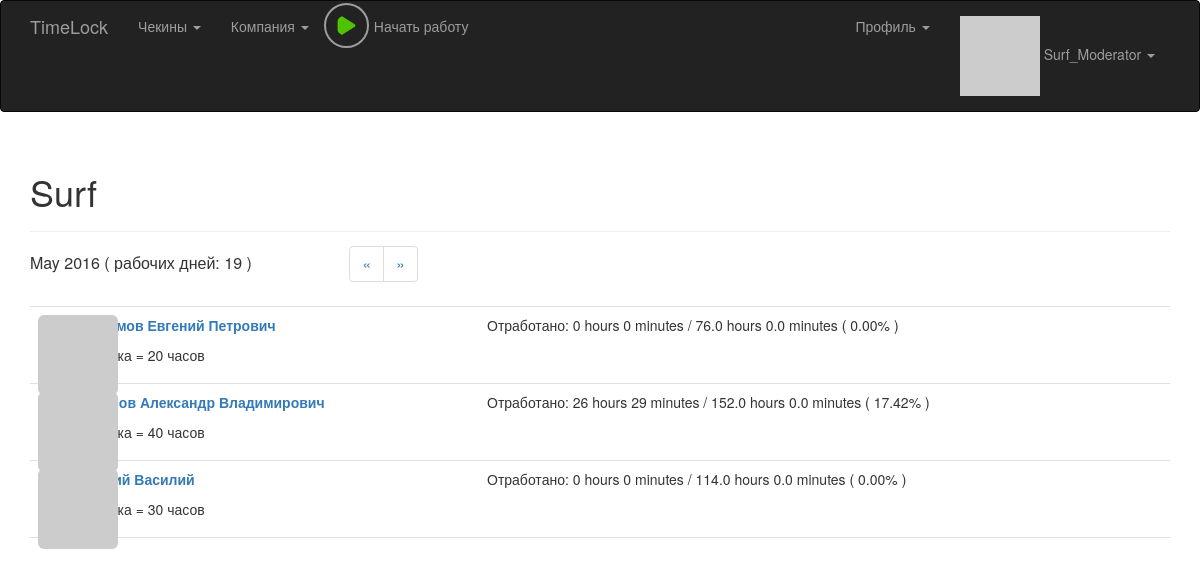
Screenshot of /work_time_in_percent (signed in) with the database file from the repository.
### app/model.py (models this page shows, shortened)
class User(UserMixin, db.Model):
    __tablename__ = 'users'
    id = db.Column(db.Integer, primary_key = True)
    email = db.Column(db.String(64), unique = True, index = True)
    username = db.Column(db.String(64), unique = True, index = True)
    password_hash = db.Column(db.String(128))
    confirmed = db.Column(db.Boolean, default = False)
    nfc_label = db.Column(db.String(64), unique = True, index = True)
    first_name = db.Column(db.String(64))
    middle_name = db.Column(db.String(64))
    last_name = db.Column(db.String(64))
    member_since = db.Column(db.DateTime(), default = datetime.utcnow)
    last_seen = db.Column(db.DateTime(), default = datetime.utcnow)
    avatar_hash = db.Column(db.String(32))
    rate = db.Column(db.Integer, default = 40)
    role_id = db.Column(db.Integer, db.ForeignKey('roles.id'))
    company_id = db.Column(db.Integer, db.ForeignKey('companies.id'))
    checkins = db.relationship('Checkin', backref = 'user', lazy = 'dynamic')
    timeCaches = db.relationship('TimeCache', backref = 'user', lazy = 'dynamic')
    posts = db.relationship('Post', backref = 'author', lazy = 'dynamic')
    notes = db.relationship('Note', backref = 'author', lazy = 'dynamic')
    @property
    def password(self):
        raise AttributeError('password is not a readable attribute')
    def can(self, permissions):
        return self.role is not None and (self.role.permissions & permissions) == permissions
    def is_administrator(self):
        return self.can(Permission.ADMINISTER)
    def is_moderator(self):
        return self.can(Permission.MODERATOR)
    def ping(self):
        self.last_seen = datetime.utcnow()
        db.session.add(self)
    def gravatar(self, size = 100, default = 'retro', rating ='g'):
        if request.is_secure:
            url = 'https://secure.gravatar.com/avatar'
        else:
            url = 'http://www.gravatar.com/avatar'
        hash = self.avatar_hash or hashlib.md5(self.email.encode('utf-8')).hexdigest()
        return '{url}/{hash}?s={size}&d={default}&r={rating}'.format(url = url, hash = hash, size = size, default = default, rating = rating)

class Company(db.Model):
    __tablename__ = 'companies'
    id = db.Column(db.Integer, primary_key = True)
    company_name = db.Column(db.String(64), unique = True, index = True)
    users = db.relationship('User', backref = 'company', lazy = 'dynamic')

### app/main/views.py (the view)
@main.route('/work_time_in_percent', methods = ['GET'])
@admin_moderator_required
def work_time_in_percent():
	page = request.args.get('page', 1, type = int)
	company = current_user.company;
	current_day = datetime.now().date()
	first_day = TimeCache.get_first_day(current_day, 0, -page + 1)
	time_dict = {}
	for user in company.users:
		time_dict[user.id] = []
		minutes = get_user_work_time_for_month_page(user.id, page)
		time_dict[user.id].append(format_full_time_string_from_minutes(minutes))
		minutes_in_day = float(user.rate) / 5 * 60
		work_day = work_days_count(first_day.year, first_day.month)
		full_minutes = work_day * minutes_in_day
		percent = float(minutes) / full_minutes * 100
		time_dict[user.id].append("{:.2f}%".format(percent))
		time_dict[user.id].append(format_full_time_string_from_minutes(full_minutes))
	month_title = first_day.strftime("%B %Y")
	work_days = work_days_count(first_day.year, first_day.month)
	return render_template('employees_and_work_in_percent.html', company = company, pagination_url = "work_time_in_percent?page=", page = page,
		time_dict = time_dict, month_title = month_title, work_days = work_days)

### app/auth/views.py (called while the page is built)
@auth.before_app_request
def before_request():
    if current_user.is_authenticated:
        current_user.ping()

### app/checkin/__init__.py (called while the page is built)
@checkin.app_context_processor
def inject_permissions():
    return dict(Permission = Permission)

### app/main/__init__.py (called while the page is built)
@main.app_context_processor
def inject_permissions():
    return dict(Permission = Permission)

### app/model.py (called while the page is built)
@login_manager.user_loader
def load_user(user_id):
    return User.query.get(int(user_id))

    @staticmethod
    def get_work_time_for_checkins(checkins):
        i = 0
        delta = 0
        while (i < checkins.count() - 1):
            first_checkin = checkins[i]
            second_checkin = checkins[i + 1]
            delta += (second_checkin.time - first_checkin.time).seconds // 60
            i +=2
        return delta

    @staticmethod
    def get_first_day(dt, d_years = 0, d_months = 0):
        y, m = dt.year + d_years, dt.month + d_months
        a, m = divmod(m - 1, 12)
        return date(y + a, m + 1, 1)

    @staticmethod
    def get_last_day(dt):
        return TimeCache.get_first_day(dt, 0, 1) + timedelta(-1)

### app/production_calendar.py (called while the page is built)
def work_days_count(year, month):
	count = 0.001
	if year == 2016:
		return prod_calendar_dict_2016[month]
	return count

### app/timelock_utils.py (called while the page is built)
def render_template(tmpl_name, **kwargs):
	checkin = get_last_checkin_in_current_day()
	current_work_time = None
	if checkin is not None:
		hours = checkin.time.hour
		minutes = checkin.time.minute
		current_work_time = hours * 60 + minutes
	return flask.render_template(tmpl_name, current_work_time = current_work_time, **kwargs)

def get_last_checkin_in_current_day():
	today = datetime.now().date()
	tomorrow = today + timedelta(days = 1)
	if not current_user.is_authenticated:
		return None
	query = Checkin.query.filter_by(user_id = current_user.id).filter(Checkin.time.between(today, tomorrow)).order_by(desc(Checkin.time))
	checkin = query.first()
	if query.count() % 2 == 1:
		return checkin
	else:
		return None

def format_full_time_string_from_minutes(minutes):
	hours = minutes // 60
	minutes = minutes % 60
	return "{} hours {} minutes".format(hours, minutes)

### app/templates/employees_and_work_in_percent.html (shortened to what this page needs)
{% extends "base.html" %}
{% import "bootstrap/wtf.html" as wtf %}
{% block page_content %}
	<div class="page-header">
		<h1>{{ company.company_name }}
		</h1>
	</div>
	<div class="employee-header">
		<div class="employee-percent-header-month">{{ month_title }} ( рабочих дней: {{ work_days }} )</div>
		<div class="employee-percent-header-pagination">
			<ul class = "pagination">
				<li><a href="{{ '{}{}'.format(pagination_url, page + 1) }}">&laquo;</a></li>
				<li><a href="{{ '{}{}'.format(pagination_url, page - 1) }}">&raquo;</a></li>
			</ul>
		</div>
	</div>
	{% include '_employees_work_in_percent.html' %}
	<br>
{% endblock %}

### app/templates/base.html (shortened to what this page needs)
{% extends "bootstrap/base.html" %}
{% block head %}
{{ super() }}
<link rel="stylesheet" type="text/css" href="{{ url_for('static', filename='styles.css') }}">
<link rel="stylesheet" type="text/css" href="{{ url_for('static', filename='styles_checkin.css') }}">
<link rel="stylesheet" type="text/css" href="{{ url_for('static', filename='styles_play_button.css') }}">
{% endblock %}
{% block navbar %}
<div class="navbar navbar-inverse" role="navigation">
	<div class="container">
		<div class="navbar-header">
			<a class="navbar-brand" href="/">TimeLock</a>
		</div>
		<div class="navbar-collapse collapse">
			<ul class="nav navbar-nav">
				{% if current_user.is_authenticated %}
	    			<li class="dropdown">
	                    <a href="#" class="dropdown-toggle" data-toggle="dropdown">Чекины <b class="caret"></b>
	                    </a>
                	</li>
                	{% if current_user.is_administrator() %}
	                	<li class="dropdown">
		                    <a href="#" class="dropdown-toggle" data-toggle="dropdown">Компании <b class="caret"></b>
		                    </a>
		                    <ul class="dropdown-menu">
		                        <li><a href="{{ url_for('main.companies') }}">Все компании</a></li>
		                        <li><a href="{{ url_for('main.new_company') }}">Создать новую</a></li>
		                        <li><a href="{{ url_for('main.clear_companies') }}">Удалить все из БД</a></li>
		                    </ul>
	                	</li>
	                	<li class="dropdown">
		                    <a href="#" class="dropdown-toggle" data-toggle="dropdown">Пользователи <b class="caret"></b>
		                    </a>
		                    <ul class="dropdown-menu">
		                        <li><a href="{{ url_for('main.clear_users') }}">Удалить всех из БД</a></li>
		                    </ul>
	                	</li>
                	{% else %}
	                	{% if current_user.is_moderator() %}
		                	<li class="dropdown">
			                    <a href="#" class="dropdown-toggle" data-toggle="dropdown">Компания <b class="caret"></b>
			                    </a>
		                	</li>
	                	{% endif %}
               		{% endif %}
               		<li>
               			<div class="button-play">
							<a href="{{ url_for('checkin.checkin_with_current_time') }}">
								{% if current_work_time %}
									<img src="{{ url_for('static', filename='square.png') }}"> <div class="play-button-description" id="current_work_display"></div>
								{% else %}
									<img src="{{ url_for('static', filename='play.png') }}"> <div class="play-button-description">Начать работу</div>
								{% endif %}
							</a>
						</div>
               		</li>
	    	    {% endif %}
			</ul>
			<ul class="nav navbar-nav navbar-right">
				{% if current_user.is_authenticated %}
					<li><a href="/"> </a></li>
					<li class="dropdown">
	                    <a href="#" class="dropdown-toggle" data-toggle="dropdown">Профиль <b class="caret"></b>
	                    </a>
                	</li>
	    			<li class="dropdown">
	                    <a href="#" class="dropdown-toggle" data-toggle="dropdown">
	                    	<img src="{{ current_user.gravatar(size=18) }}">
	                    	{{ current_user.username }} <b class="caret"></b>
	                    </a>
                	</li>
	    		{% else %}
	    			<li><a href="{{ url_for('auth.login') }}">Login</a></li>
	    		{% endif %}
			</ul>
		</div>
	</div>
</div>
{% endblock %}
{% block content %}
<div class="container">
	{% block page_content %}{% endblock %}
</div>
{% endblock %}

### app/templates/_employees_work_in_percent.html (shortened to what this page needs)
<ul class = "posts">
    {% for user in company.users %}
    <li class = "post">
        <div class = "profile-thumbnail">
            <a href="{{ url_for('main.user', user_id = user.id) }}">
                <img class="img-rounded profile-thumbnail" src="{{ user.gravatar(size = 40) }}">
            </a>
        </div>
	    <div class="post-content">
            <div class="work-times">
                Отработано: {{time_dict[user.id][0]}} / {{time_dict[user.id][2]}} ( {{time_dict[user.id][1]}} )
            </div>
	    	<div class="post-author">
	    		<a href="{{ url_for('main.user', user_id = user.id) }}">
    	    		{% if user.first_name or user.last_name %}
                    <p>
                        {% if user.first_name %}{{ user.first_name }}{% endif %}
                        {% if user.middle_name %}{{ user.middle_name }}{% endif %}
                    </p>
                    {% endif %}
	    		</a>
	    	</div>
	    	<div class="post-body">
                <p>Ставка = {{ user.rate }} часов</p>
            </div>
    	</div>
    </li>
    {% endfor %}
</ul>

### app/static/styles.css (style rules this page uses)
.profile-thumbnail { position: absolute; }
ul.posts { list-style-type: none; padding: 0px; margin: 16px 0px 0px 0px; border-top: 1px solid #e0e0e0; }
ul.posts li.post { padding: 8px; border-bottom: 1px solid #e0e0e0; }
div.post-author { font-weight: bold; }
div.post-content { margin-left: 48px; min-height: 48px; }
div.work-times { float: right; width: 675px; height: 45px; position: relative; }
div.employee-header { width: 100%; height: 38px; position: relative; font-size: 12pt; }
div.employee-percent-header-month { width: 27%; left: 0%; top: 0px; position: absolute; }
div.employee-percent-header-pagination { width: 10%; left: 28%; top: -26px; position: absolute; }

### app/static/styles_play_button.css (style rules this page uses)
div.button-play { position: absolute; top: 2px; height: 45px; }
.button-play a { color: #9d9d9d; text-decoration: none; }
.button-play a img { width: 45px; height: 45px; padding: 10px 10px; background-color: transparent; border-radius: 100%; border: 2px solid #9d9d9d; }
div.play-button-description { position: relative; width: 100px; top: -32px; left: 50px; }

### rows the page displays
User: username "Surf_Moderator", id "26 hours 29 minutes", id "152.0 hours 0.0 minutes", id "17.42%", first_name "Александр", middle_name "Владимирович", rate "40"
Company: company_name "Surf"
User: id "0 hours 0 minutes", id "76.0 hours 0.0 minutes", id "0.00%", first_name "Евгений", middle_name "Петрович", rate "20"
User: id "0 hours 0 minutes", id "114.0 hours 0.0 minutes", id "0.00%", first_name "Василий", rate "30"

### other values shown
{{ month_title }} "May 2016"
{{ work_days }} "19"
